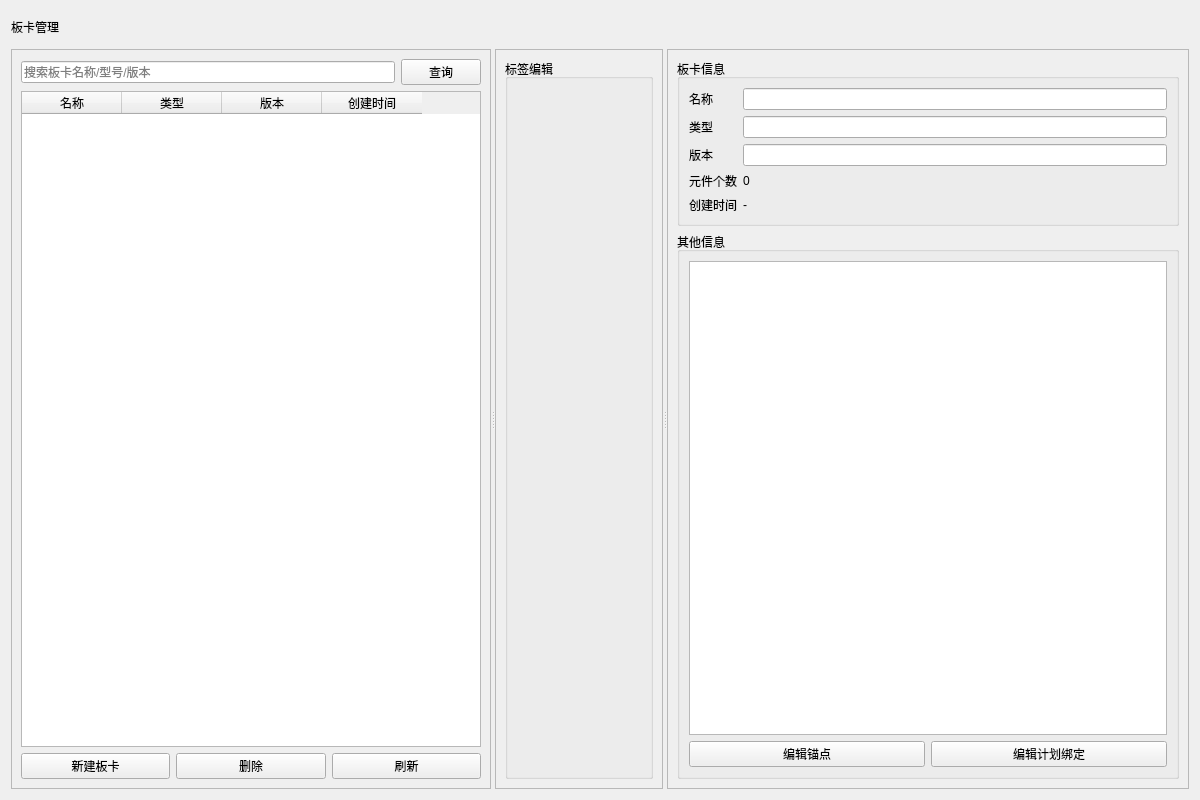
<?xml version="1.0" encoding="UTF-8"?>
<ui version="4.0">
 <class>BoardManager</class>
 <widget class="QWidget" name="BoardManager">
  <property name="geometry">
   <rect>
    <x>0</x>
    <y>0</y>
    <width>1200</width>
    <height>800</height>
   </rect>
  </property>
  <property name="windowTitle">
   <string>BoardManager</string>
  </property>
  <layout class="QVBoxLayout" name="verticalLayout_root">
   <item>
    <widget class="QLabel" name="labelTitle">
     <property name="sizePolicy">
      <sizepolicy hsizetype="Preferred" vsizetype="Fixed">
       <horstretch>0</horstretch>
       <verstretch>0</verstretch>
      </sizepolicy>
     </property>
     <property name="minimumSize">
      <size>
       <width>0</width>
       <height>32</height>
      </size>
     </property>
     <property name="text">
      <string>板卡管理</string>
     </property>
     <property name="alignment">
      <set>Qt::AlignmentFlag::AlignLeading|Qt::AlignmentFlag::AlignLeft|Qt::AlignmentFlag::AlignVCenter</set>
     </property>
    </widget>
   </item>
   <item>
    <widget class="QSplitter" name="splitterMain">
     <property name="orientation">
      <enum>Qt::Orientation::Horizontal</enum>
     </property>
     <widget class="QFrame" name="frameLeft">
      <property name="frameShape">
       <enum>QFrame::Shape::StyledPanel</enum>
      </property>
      <layout class="QVBoxLayout" name="verticalLayout_left">
       <item>
        <layout class="QHBoxLayout" name="horizontalLayout_search">
         <item>
          <widget class="QLineEdit" name="lineEditSearch">
           <property name="placeholderText">
            <string>搜索板卡名称/型号/版本</string>
           </property>
          </widget>
         </item>
         <item>
          <widget class="QPushButton" name="buttonSearch">
           <property name="text">
            <string>查询</string>
           </property>
          </widget>
         </item>
        </layout>
       </item>
       <item>
        <widget class="QTableWidget" name="tableBoards">
         <property name="columnCount">
          <number>4</number>
         </property>
         <column>
          <property name="text">
           <string>名称</string>
          </property>
         </column>
         <column>
          <property name="text">
           <string>类型</string>
          </property>
         </column>
         <column>
          <property name="text">
           <string>版本</string>
          </property>
         </column>
         <column>
          <property name="text">
           <string>创建时间</string>
          </property>
         </column>
        </widget>
       </item>
       <item>
        <layout class="QHBoxLayout" name="horizontalLayout_boardActions">
         <item>
          <widget class="QPushButton" name="buttonNewBoard">
           <property name="text">
            <string>新建板卡</string>
           </property>
          </widget>
         </item>
         <item>
          <widget class="QPushButton" name="buttonDeleteBoard">
           <property name="text">
            <string>删除</string>
           </property>
          </widget>
         </item>
         <item>
          <widget class="QPushButton" name="buttonRefreshList">
           <property name="text">
            <string>刷新</string>
           </property>
          </widget>
         </item>
        </layout>
       </item>
      </layout>
     </widget>
     <widget class="QFrame" name="frameMiddle">
      <property name="frameShape">
       <enum>QFrame::Shape::StyledPanel</enum>
      </property>
      <layout class="QVBoxLayout" name="verticalLayout_middle">
       <item>
        <widget class="QGroupBox" name="groupLabelEditor">
         <property name="title">
          <string>标签编辑</string>
         </property>
         <layout class="QVBoxLayout" name="verticalLayout_labelEditor">
          <item>
           <widget class="QWidget" name="labelEditorContainer" native="true"/>
          </item>
         </layout>
        </widget>
       </item>
      </layout>
     </widget>
     <widget class="QFrame" name="frameRight">
      <property name="frameShape">
       <enum>QFrame::Shape::StyledPanel</enum>
      </property>
      <layout class="QVBoxLayout" name="verticalLayout_right">
       <item>
        <widget class="QGroupBox" name="groupBoardInfo">
         <property name="title">
          <string>板卡信息</string>
         </property>
         <layout class="QFormLayout" name="formLayout_boardInfo">
          <item row="0" column="0">
           <widget class="QLabel" name="labelBoardName">
            <property name="text">
             <string>名称</string>
            </property>
           </widget>
          </item>
          <item row="0" column="1">
           <widget class="QLineEdit" name="lineEditBoardName">
            <property name="readOnly">
             <bool>true</bool>
            </property>
           </widget>
          </item>
          <item row="1" column="0">
           <widget class="QLabel" name="labelBoardModel">
            <property name="text">
             <string>类型</string>
            </property>
           </widget>
          </item>
          <item row="1" column="1">
           <widget class="QLineEdit" name="lineEditBoardModel">
            <property name="readOnly">
             <bool>true</bool>
            </property>
           </widget>
          </item>
          <item row="2" column="0">
           <widget class="QLabel" name="labelBoardVersion">
            <property name="text">
             <string>版本</string>
            </property>
           </widget>
          </item>
          <item row="2" column="1">
           <widget class="QLineEdit" name="lineEditBoardVersion">
            <property name="readOnly">
             <bool>true</bool>
            </property>
           </widget>
          </item>
          <item row="3" column="0">
           <widget class="QLabel" name="labelComponentCountTitle">
            <property name="text">
             <string>元件个数</string>
            </property>
           </widget>
          </item>
          <item row="3" column="1">
           <widget class="QLabel" name="labelComponentCount">
            <property name="text">
             <string>0</string>
            </property>
           </widget>
          </item>
          <item row="4" column="0">
           <widget class="QLabel" name="labelCreatedTitle">
            <property name="text">
             <string>创建时间</string>
            </property>
           </widget>
          </item>
          <item row="4" column="1">
           <widget class="QLabel" name="labelCreatedTime">
            <property name="text">
             <string>-</string>
            </property>
           </widget>
          </item>
         </layout>
        </widget>
       </item>
       <item>
        <widget class="QGroupBox" name="groupOtherInfo">
         <property name="title">
          <string>其他信息</string>
         </property>
         <layout class="QVBoxLayout" name="verticalLayout_otherInfo">
          <item>
           <widget class="QTextBrowser" name="textOtherInfo"/>
          </item>
         <item>
          <layout class="QHBoxLayout" name="horizontalLayout_bindingsActions">
           <item>
            <widget class="QPushButton" name="buttonEditAnchors">
             <property name="text">
              <string>编辑锚点</string>
             </property>
            </widget>
           </item>
           <item>
            <widget class="QPushButton" name="buttonEditPlanBindings">
             <property name="text">
              <string>编辑计划绑定</string>
             </property>
            </widget>
           </item>
          </layout>
         </item>
         </layout>
        </widget>
       </item>
      </layout>
     </widget>
    </widget>
   </item>
  </layout>
 </widget>
 <resources/>
 <connections/>
</ui>
